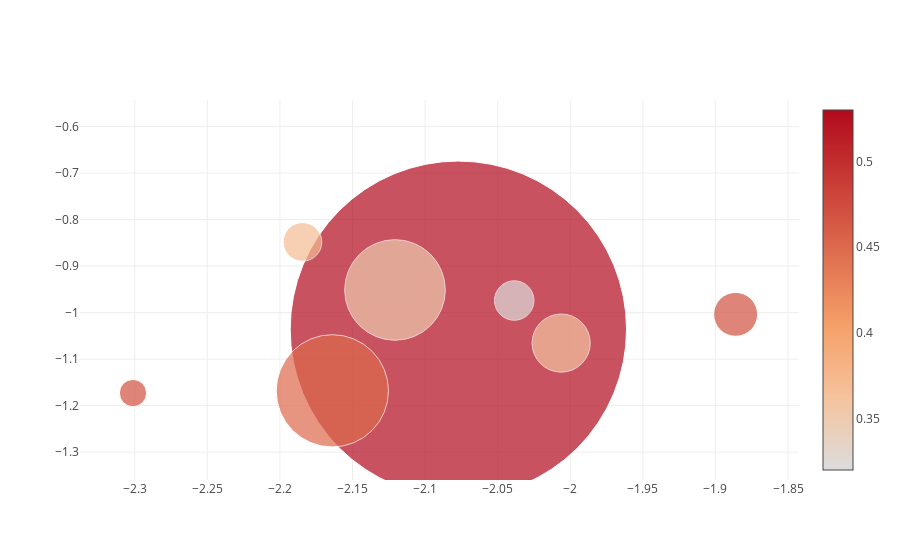

Here is the notebook cell this chart was saved with:
### Code cell
mylib.launch_campaign_about('patisserie')

### Figure 1 — Plotly figure (JSON) as saved in the notebook; plotly's stock layout.template omitted (floating-point values rounded to 4 significant figures)
{"data": [{"marker": {"color": [0.53, 0.47, 0.47, 0.45, 0.37, 0.36, 0.35, 0.32], "showscale": true, "size": [336.4, 27.25, 43.9, 112.3, 38.66, 58.19, 100.6, 39.53]}, "mode": "markers", "text": ["instagram URL: http://instagram.com/web/friendships/1280794066/follow/<br>instagram ID: 1280794066<br>final measure: 0.53<br>likes: 1322543.0<br>followers: 253193.0<br>likesperday: 7602.0<br>", "instagram URL: http://instagram.com/web/friendships/550862816/follow/<br>instagram ID: 550862816<br>final measure: 0.47<br>likes: 479876.0<br>followers: 32049.0<br>likesperday: 1086.0<br>", "instagram URL: http://instagram.com/web/friendships/2212133610/follow/<br>instagram ID: 2212133610<br>final measure: 0.47<br>likes: 381526.0<br>followers: 105412.0<br>likesperday: 1078.0<br>", "instagram URL: http://instagram.com/web/friendships/270713045/follow/<br>instagram ID: 270713045<br>final measure: 0.45<br>likes: 473877.0<br>followers: 190294.0<br>likesperday: 3145.0<br>", "instagram URL: http://instagram.com/web/friendships/3064955992/follow/<br>instagram ID: 3064955992<br>final measure: 0.37<br>likes: 367730.0<br>followers: 70633.0<br>likesperday: 1295.0<br>", "instagram URL: http://instagram.com/web/friendships/2533019771/follow/<br>instagram ID: 2533019771<br>final measure: 0.36<br>likes: 525916.0<br>followers: 62738.0<br>likesperday: 2309.0<br>", "instagram URL: http://instagram.com/web/friendships/247077894/follow/<br>instagram ID: 247077894<br>final measure: 0.35<br>likes: 596039.0<br>followers: 109682.0<br>likesperday: 3485.0<br>", "instagram URL: http://instagram.com/web/friendships/3962074764/follow/<br>instagram ID: 3962074764<br>final measure: 0.32<br>likes: 565920.0<br>followers: 33484.0<br>likesperday: 1855.0<br>"], "type": "scatter", "x": [-2.077, -2.301, -1.886, -2.164, -2.184, -2.006, -2.121, -2.039], "y": [-1.036, -1.173, -1.004, -1.168, -0.848, -1.065, -0.9512, -0.974]}], "layout": {}}
